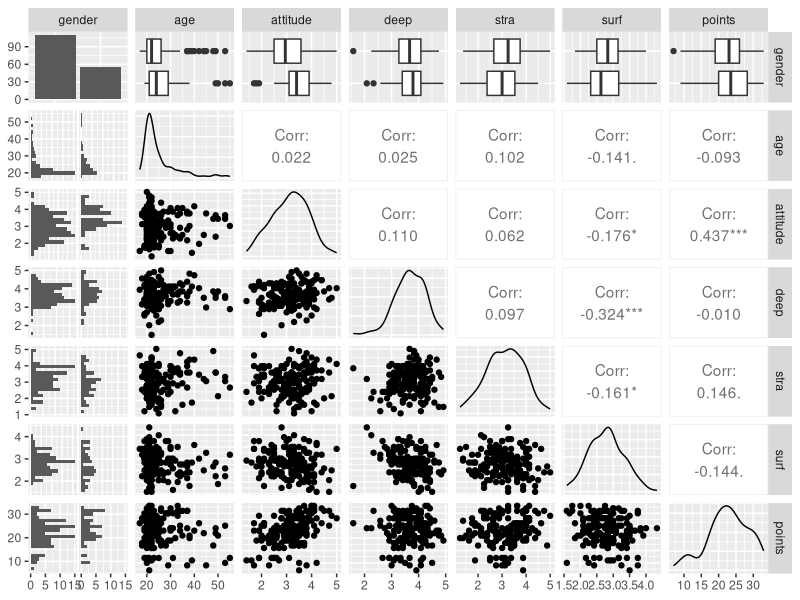
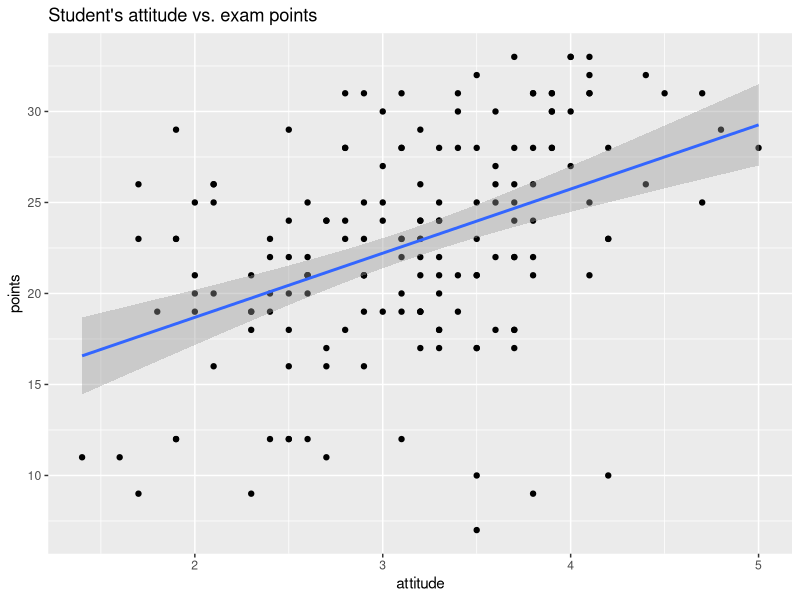
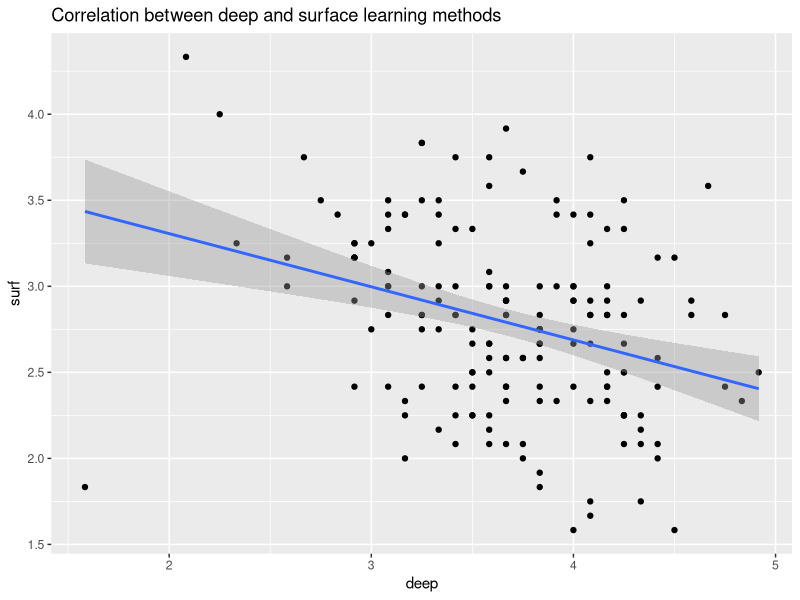
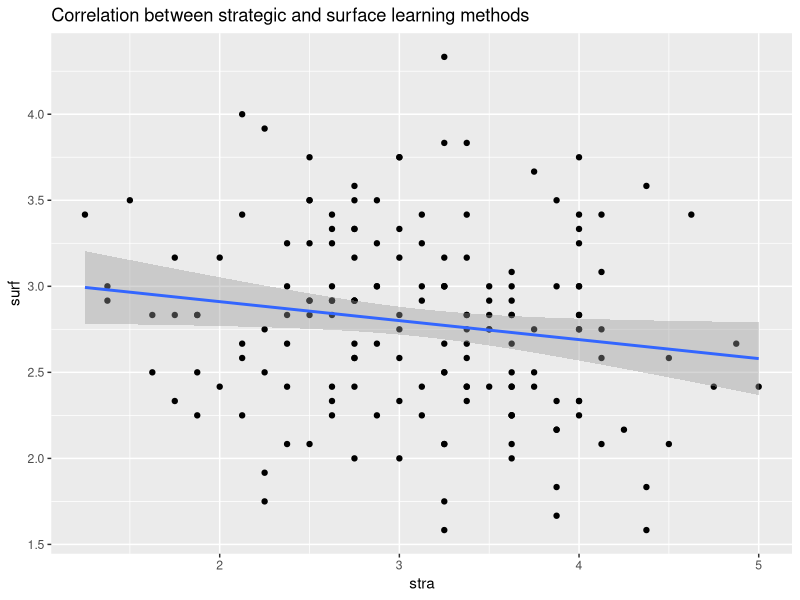

These figures' R source, in order:
## ---- chunk 1
date()
## ---- chunk 2
list.files()
student2014 <- read.csv("data2.csv", header = TRUE, sep = ",")
dim(student2014)
str(student2014)
## ---- chunk 3
library("ggplot2")
library("GGally")

ggpairs(student2014, lower = list(combo = wrap("facethist", bins = 20)))
## ---- chunk 4
#Access the gglot2 library
library(ggplot2)

# initialize plot with data and aesthetic mapping
p1 <- ggplot(student2014, aes(x = attitude, y = points))+
  geom_point()+
  geom_smooth(method = "lm")+
  ggtitle("Student's attitude vs. exam points")

p1

## ---- chunk 5
p2 <- ggplot(student2014, aes(x = deep, y = surf))+
  geom_point()+
  geom_smooth(method = "lm")+
  ggtitle("Correlation between deep and surface learning methods")

p2

## ---- chunk 6
p3 <- ggplot(student2014, aes(x = stra, y = surf))+
  geom_point()+
  geom_smooth(method = "lm")+
  ggtitle("Correlation between strategic and surface learning methods")

p3

## ---- chunk 7
my_model <- lm(points ~ attitude + stra + surf + deep, data = student2014)
summary(my_model)

## ---- chunk 8
my_model2 <- lm(points ~ attitude, data = student2014)
summary(my_model2)

